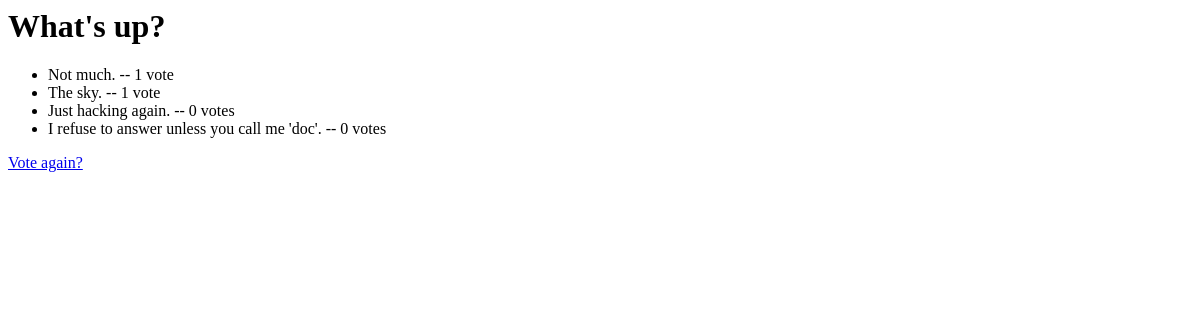
/polls/1/results/, run on an earlier commit of the app's database.
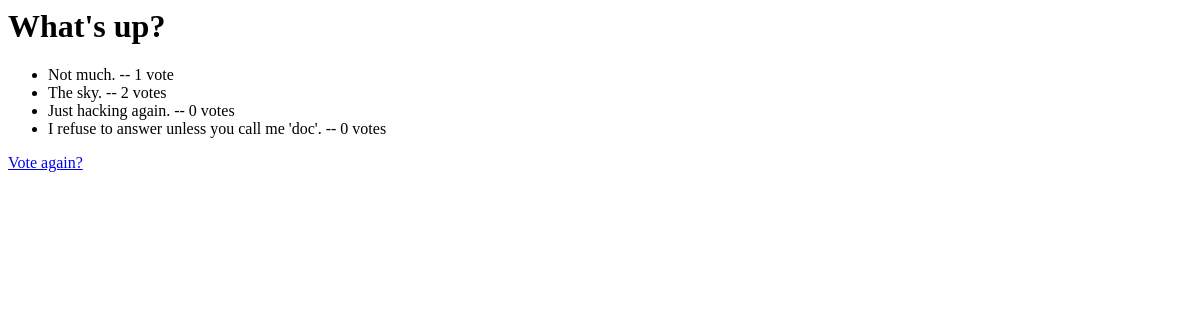
And on a later commit of the database.
### polls/models.py (models this page shows, shortened)
class Choice(models.Model):
    question = models.ForeignKey(Question, on_delete=models.CASCADE)
    choice_text = models.CharField(max_length=200)
    votes = models.IntegerField(default=0)

### polls/views.py (the view)
# urls.py: url(r'^(?P<question_id>[0-9]+)/results/$', views.results, name='results'),
def results(request, question_id):
    question = get_object_or_404(Question, pk=question_id)
    return render(request, 'polls/results.html', {'question': question})

### polls/templates/polls/results.html
<h1>{{ question.question_text }}</h1>
<ul>
  {% for choice in question.choice_set.all %}
    <li>{{ choice.choice_text }} -- {{ choice.votes }} vote{{ choice.votes|pluralize }}</li>
  {% endfor %}
</ul>
<a href="{% url 'polls:detail' question.id %}">Vote again?</a>

What changed in the data, as far as the page shows it:
changed Choice "The sky.": votes "1" → "2"
